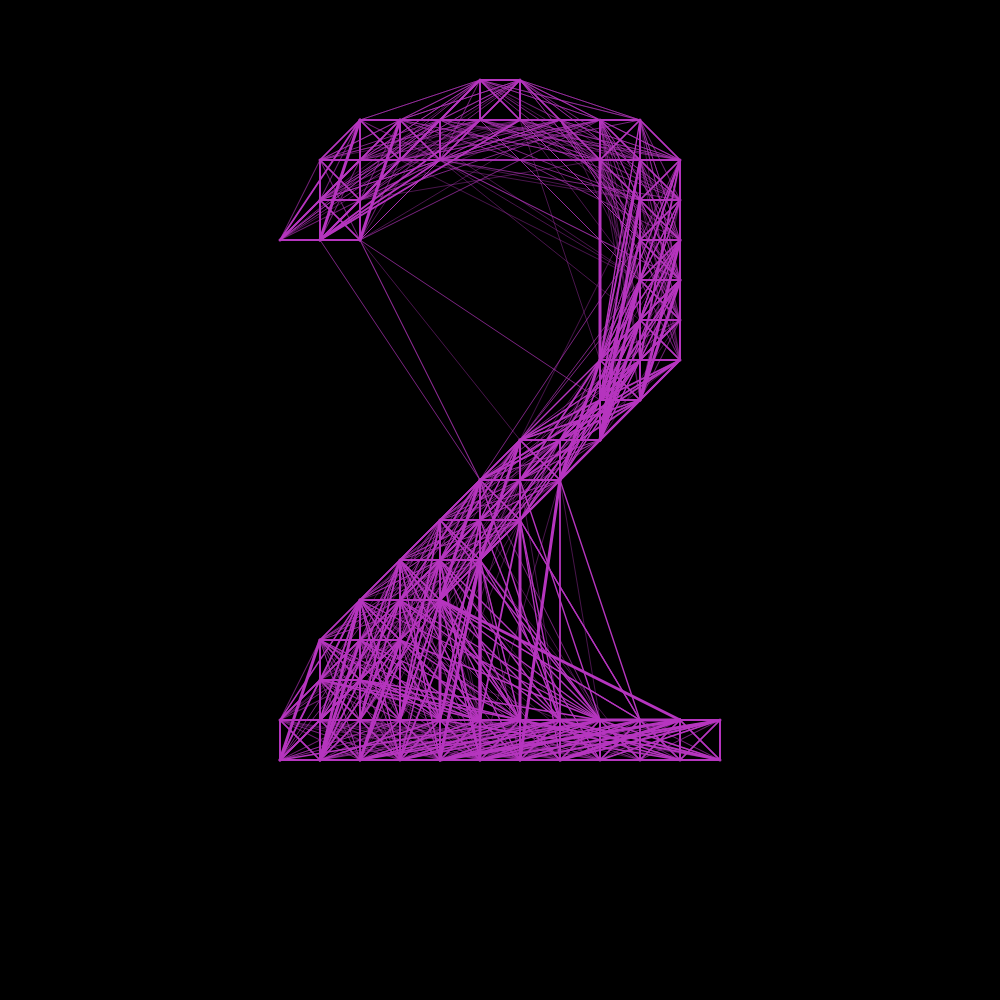
Frame 1 (no input)
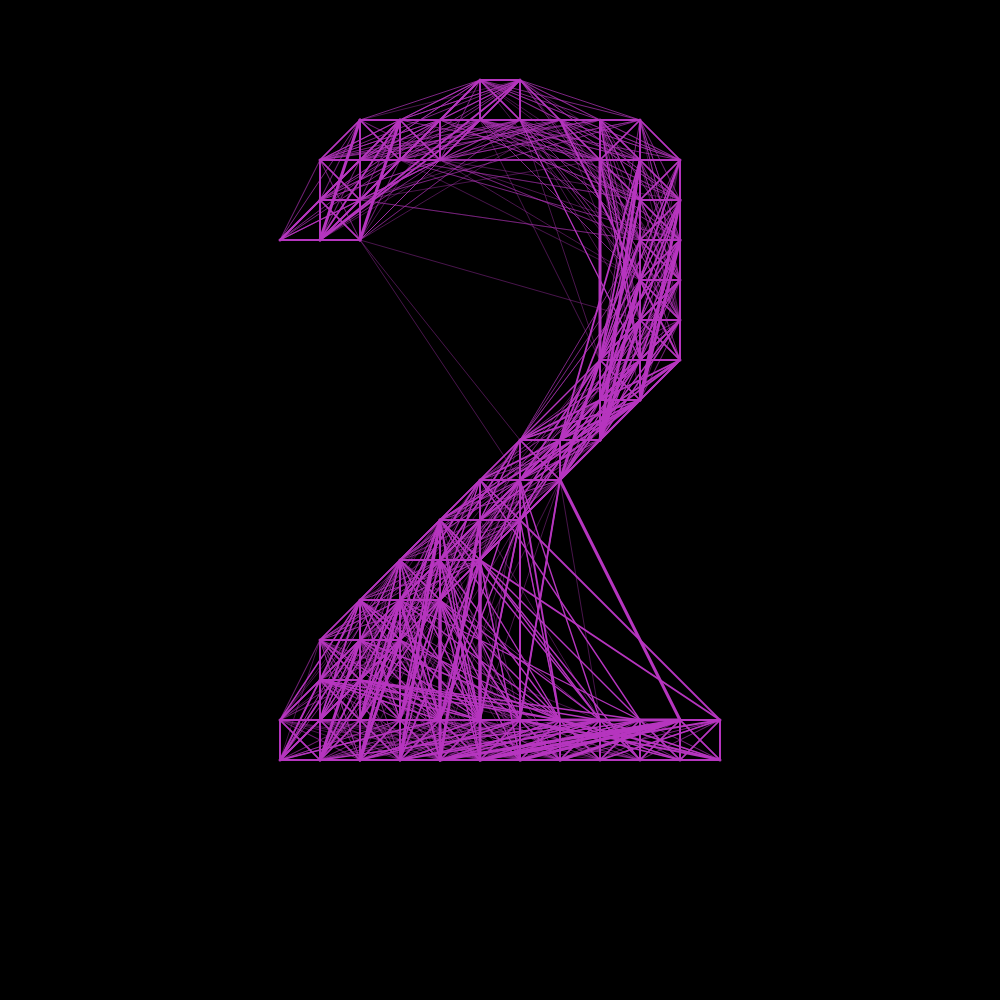
Frame 60 (no input)
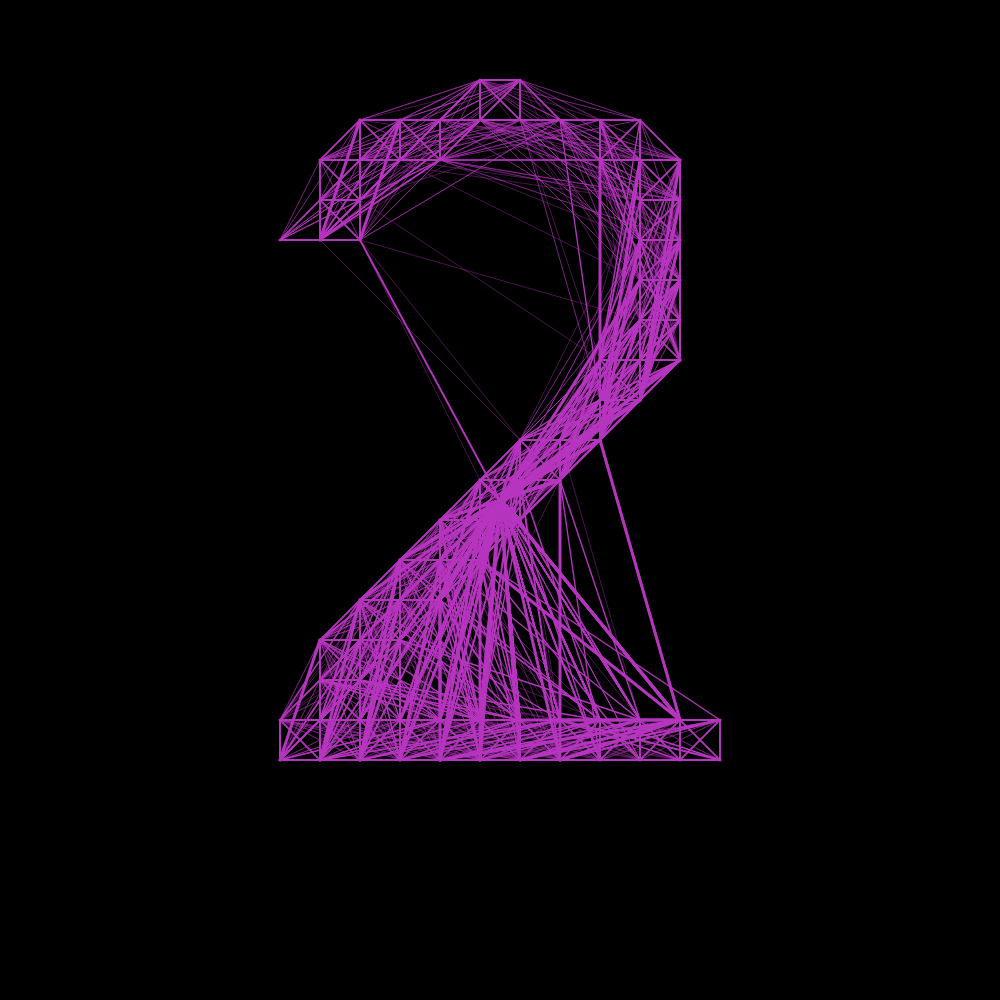
Frame 120 (the mouse pressed at the canvas centre since frame 60)

The p5.js sketch that drew these frames (run headless with seeded random() and noise() and a simulated clock; from frame 60 on, the mouse is pressed at the canvas centre):

// p5.js sketch
// ── sketch.js
const canvasWidth = 1000;
const canvasHeight = 1000;
let pg;
let pg2;

let textList = [];

function setup() {
  createCanvas(canvasWidth, canvasHeight);
  background(0);
  frameRate(60);
  noStroke();

  pg = createGraphics(canvasWidth, canvasHeight);
  pg2 = createGraphics(canvasWidth, canvasHeight);

  pg.background(0);

  pg2.background(0);

  pg2.textSize(1000);
  pg2.textAlign(CENTER, CENTER);

  pg2.fill(255);
  pg2.text("2", width / 2, height / 2);

  for (let x = 0; x < pg.width; x += 40) {
    for (let y = 0; y < pg.height; y += 40) {
      const currentC = pg2.get(x, y);
      if (brightness(color(currentC)) > 50) {
        fill(255);
        textList.push({ x, y });
      }
    }
  }
  pg.stroke(random(255), random(255), random(255));
}

function draw() {
  background(0);
  pg.background(0);
  // pg.noStroke();
  pg.rectMode(CENTER);
  if (frameCount % 30 == 0) {
    pg.background(0);
  }

  for (let i = 0; i < textList.length; i++) {
    for (let j = 0; j < textList.length; j++) {
      const p = textList[i];
      const pp = textList[j];
      const d = createVector(p.x, p.y).dist(createVector(pp.x, pp.y));
      if (d < random(100, 300)) {
        pg.strokeWeight(map(d, 100, 0, 0.1, 3));
        pg.line(p.x, p.y, pp.x, pp.y);
      }
      const d2 = createVector(p.x, p.y).dist(createVector(mouseX, mouseY));
      if (d2 < random(100, 300)) {
        pg.strokeWeight(map(d, 100, 0, 0.1, 3));
        pg.line(p.x, p.y, mouseX, mouseY);
      }
    }
  }

  image(pg, 0, 0);

  // noLoop();
}
